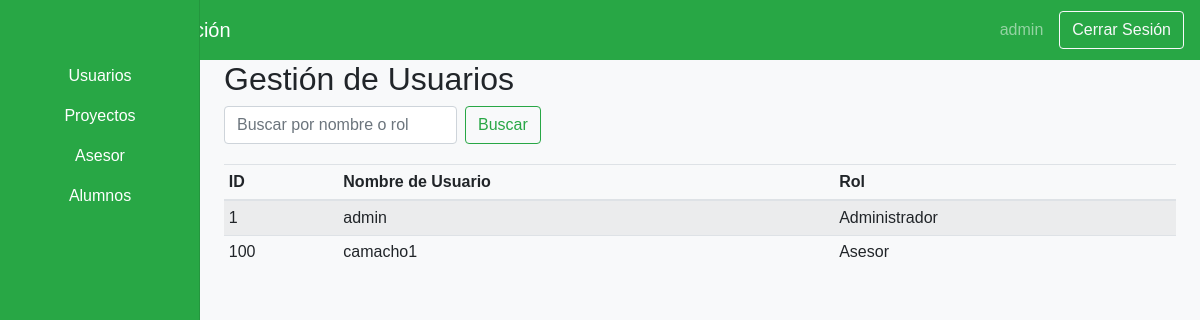
/views/admin/dashboardAdmin.php (signed in), run on an earlier commit of the app's database.
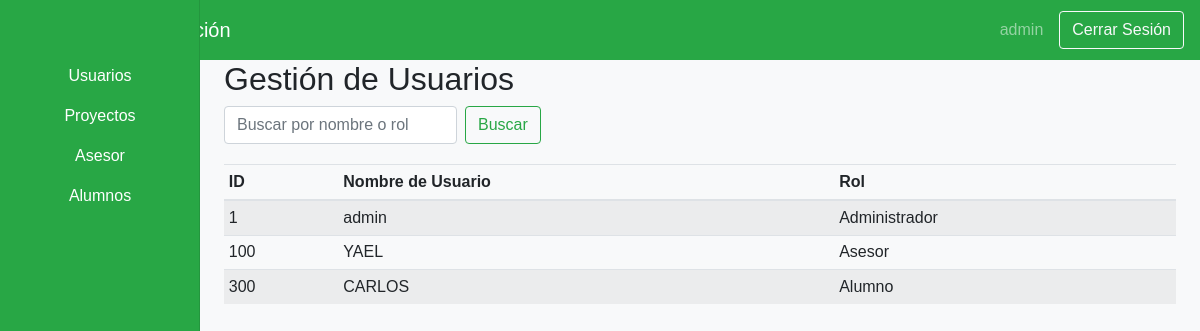
And on a later commit of the database.
### tables this page shows
CREATE TABLE IF NOT EXISTS `usuario` (
  `ID_Usuario` int NOT NULL AUTO_INCREMENT,
  `Nombre_Usuario` varchar(50) NOT NULL,
  `Contraseña` varchar(255) NOT NULL,
  `Rol` int DEFAULT NULL,
  PRIMARY KEY (`ID_Usuario`),
  KEY `fk_usuario_rol` (`Rol`)
);

### Includes/functions.php (called while the page is built, shortened)
<?php
function getRoleName($roleId) {
    switch ($roleId) {
        case 1:
            return 'Alumno';
        case 2:
            return 'Asesor';
        case 3:
            return 'Administrador';
    }
}
?>

### Views/Admin/dashboardAdmin.php (the view, shortened to what this page needs)
<?php
include('../../includes/config.php');
?>
<!DOCTYPE html>
<html lang="es">
<head>
    <link rel="stylesheet" href="https://stackpath.bootstrapcdn.com/bootstrap/4.3.1/css/bootstrap.min.css">
    <link rel="stylesheet" href="<?php echo CSS_PATH; ?>dashboard.css">
</head>
<body>
    <nav class="navbar navbar-dark bg-success">
        <span class="navbar-brand mb-0 h1">Panel de Administración</span>
        <div class="d-flex align-items-center">
            <span class="navbar-text mr-3">
                <?php echo $_SESSION['username']; ?>
            </span>
            <a href="../public/logout.php" class="btn btn-outline-light">Cerrar Sesión</a>
        </div>
    </nav>
    <div class="container-fluid">
        <div class="row">
            <nav class="col-md-2 d-none d-md-block bg-success sidebar">
                <div class="sidebar-sticky">
                    <ul class="nav flex-column">
                        <li class="nav-item">
                            <a class="nav-link text-white text-center" href="#">
                                Usuarios
                            </a>
                        </li>
                        <li class="nav-item">
                            <a class="nav-link text-white text-center" href="dashboardAdminProyectos.php">
                                Proyectos
                            </a>
                        </li>
                        <li class="nav-item">
                            <a class="nav-link text-white text-center" href="dashboardAdminAsesor.php">
                                Asesor
                            </a>
                        </li>
                        <li class="nav-item">
                            <a class="nav-link text-white text-center" href="dashboardAdminAlumnos.php">
                                Alumnos
                            </a>
                        </li>
                    </ul>
                </div>
            </nav>
            <main role="main" class="col-md-9 ml-sm-auto col-lg-10 px-4">
                <h2>Gestión de Usuarios</h2>
                <form method="GET" class="form-inline mb-3">
                    <input class="form-control mr-sm-2" type="search" name="search" placeholder="Buscar por nombre o rol" aria-label="Buscar">
                    <button class="btn btn-outline-success my-2 my-sm-0" type="submit">Buscar</button>
                </form>
                <div class="table-responsive">
                    <table class="table table-striped table-sm">
                        <thead>
                            <tr>
                                <th>ID</th>
                                <th>Nombre de Usuario</th>
                                <th>Rol</th>
                            </tr>
                        </thead>
                        <tbody>
                            <?php
                            $searchQuery = "";
                            $query = "SELECT ID_Usuario, Nombre_Usuario, Rol FROM usuario WHERE Rol != 4 $searchQuery ORDER BY ID_Usuario ASC";
                            $result = $connection->query($query);
                            while ($row = $result->fetch_assoc()) {
                                echo "<tr>";
                                echo "<td>" . htmlspecialchars($row['ID_Usuario']) . "</td>";
                                echo "<td>" . htmlspecialchars($row['Nombre_Usuario']) . "</td>";
                                echo "<td>" . htmlspecialchars(getRoleName($row['Rol'])) . "</td>";
                                echo "</tr>";
                            }
                            ?>
                        </tbody>
                    </table>
                </div>
            </main>
        </div>
    </div>
</body>
</html>

What changed in the data, as far as the page shows it:
changed usuario "Asesor": Nombre_Usuario "camacho1" → "YAEL"
added usuario: ID_Usuario "300", Nombre_Usuario "CARLOS", Rol "Alumno"
